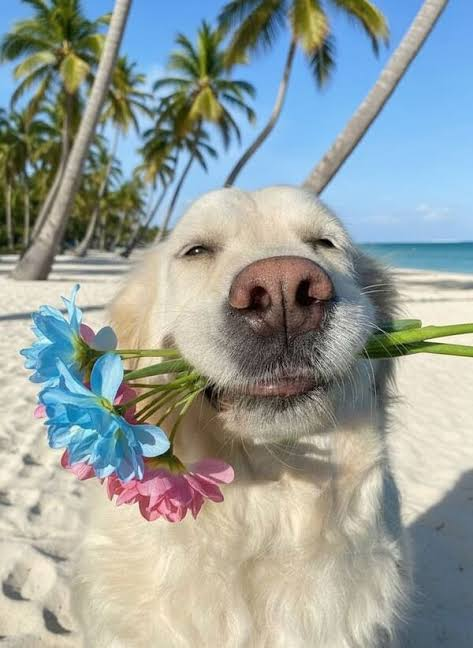
#> input picture week01/images/1.jpg, 473 x 648 px; its folder holds 5 pictures in this run
$ jupyter execute --allow-errors solution_1.ipynb   (shell and % lines are left out)
#> lines starting #> are read from the running program, lines starting #| are printed output that depends on the picture
#> `img = np.array(Image.open(path).convert ("L").resize((W, H)), dtype=fl..`:
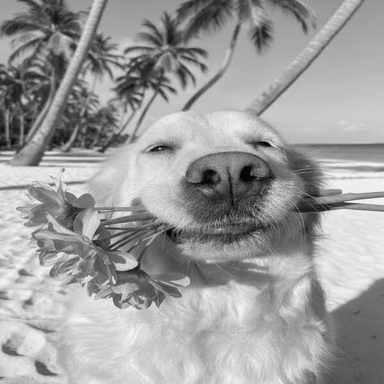
#> img: shape (384, 384) float64; min 1, max 251, mean 156.8
#> pass 2 of the loop `for i in range (1, N+1):`:
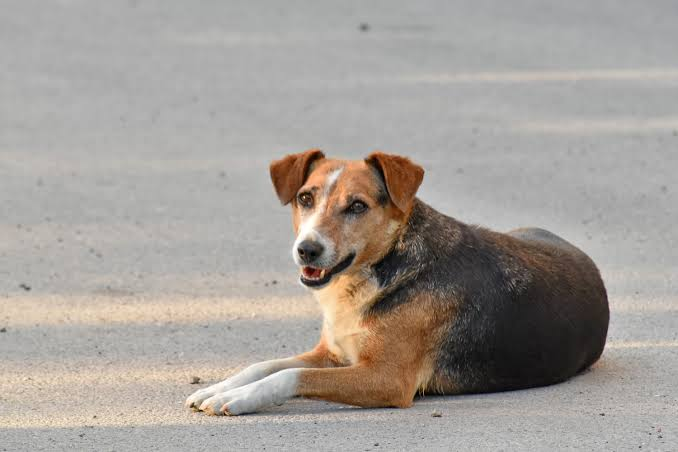
#> input picture week01/images/2.jpg, 678 x 452 px
#> `img = np.array(Image.open(path).convert ("L").resize((W, H)), dtype=fl..`:
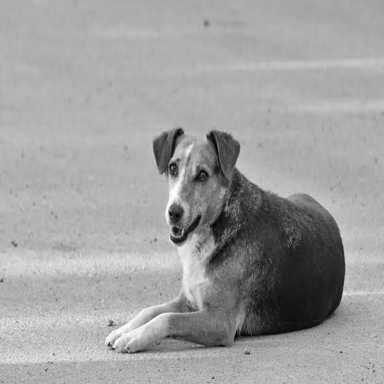
#> img: shape (384, 384) float64; min 0, max 255, mean 159.3
#> pass 3 of the loop `for i in range (1, N+1):`:
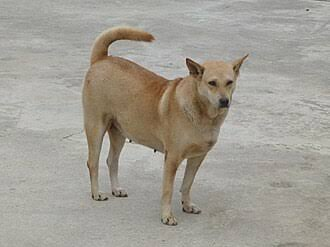
#> input picture week01/images/3.jpg, 330 x 247 px
#> `img = np.array(Image.open(path).convert ("L").resize((W, H)), dtype=fl..`:
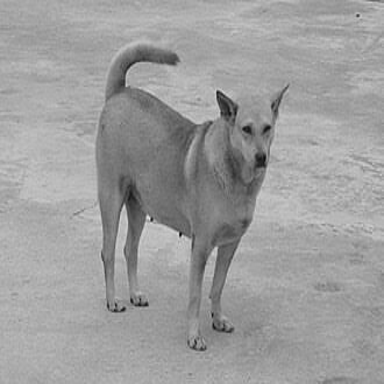
#> img: shape (384, 384) float64; min 1, max 239, mean 157.4
### **Use Image**

## Bài 1 - Biểu diễn dữ liệu thành ma trận & độ tương đồng

### 1.1 - Biến dữ liệu thành ma trận

[cell 1]
import numpy as np
from PIL import Image
from pathlib import Path

IMAGE_DIR = Path("images")
H, W = 384, 384
N = 8
images_list = []

#> (the rest of this cell did not finish here and is left out)

### 1.2 - Phép toán cơ bản

#> (a cell that did not finish here is left out)

### 1.3 - Cosine similarity

[cell 3]
def cosine_similarity (X, Y=None) :
    if Y is None:
        Y = X
    Xn = X / np.linalg.norm(X, axis=1, keepdims=True)
    Yn = Y / np.linalg. norm(Y, axis=1, keepdims=True)
    return Xn @ Yn. T   # ma tran tuong dong

#> (the rest of this cell did not finish here and is left out)

### 1.4 - Truy vấn top k

[cell 4]
def search(query, X, top_k=3):
    if len(query.shape) == 1:
        query = query.reshape(1, -1)

    scores_matrix = cosine_similarity(query, X)
    scores = scores_matrix[0]
    top_indices = np.argsort(scores)[::-1][:top_k]
    results = [(idx + 1, scores[idx]) for idx in top_indices]
    return results

#> (the rest of this cell did not finish here and is left out)

### 1.5 - Nhận xét

- Ảnh giống ảnh query nhất (không xét chính nó) là ảnh 3
- Ảnh khác ảnh query nhất là ảnh 7
- Kết quả hoàn toàn khớp trực giác nhưng vẫn có 1 số ảnh bị sai lệch do hiện tại đang xử lí ảnh dạng thô trên pixel space

## Bài 2 - Biến đổi tuyến tính & SVD

### 2.1 - Biến đổi tuyến tính

[cell 5]
import numpy as np
import matplotlib.pyplot as plt
from PIL import Image
from pathlib import Path

H, W = 384, 384
#> H = 384; W = 384
IMAGE_PATH = Path("images/1.jpg")
img_raw = np.array(Image.open(IMAGE_PATH).convert("L").resize((H, W)), dtype=float)

y_indices, x_indices = np.indices((H, W))
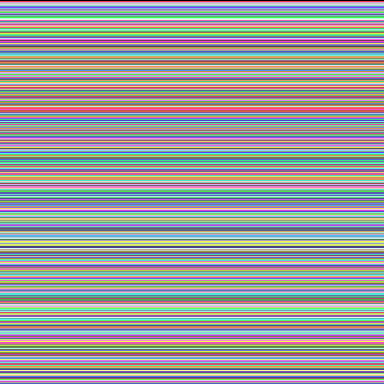
#> y_indices: shape (384, 384) int64; 384 distinct labels, from 0 to 383; one colour per label, 0 black
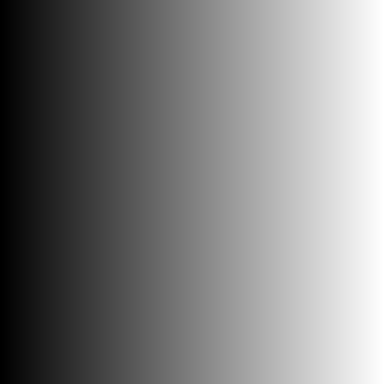
#> x_indices: shape (384, 384) int64; min 0, max 383, mean 191.5; drawn with min black and max white
pixel_positions = np.vstack([x_indices.flatten(), y_indices.flatten()])

cx, cy = W // 2, H // 2
#> cx = 192; cy = 192
centered = pixel_positions - np.array([[cx], [cy]])

theta = np.radians(45)
R = np.array([
    [np.cos(theta), -np.sin(theta)],
    [np.sin(theta),  np.cos(theta)]
])

rotated = (R @ centered) + np.array([[cx], [cy]])

#> (the rest of this cell did not finish here and is left out)

### 2.2 - Nén ảnh bằng SVD

[cell 6]
U, S, Vt = np.linalg.svd(img_raw, full_matrices=False)
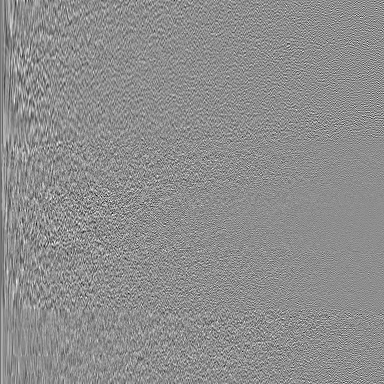
#> U: shape (384, 384) float64; min -0.298, max 0.237, mean -0.000153; drawn with min black and max white
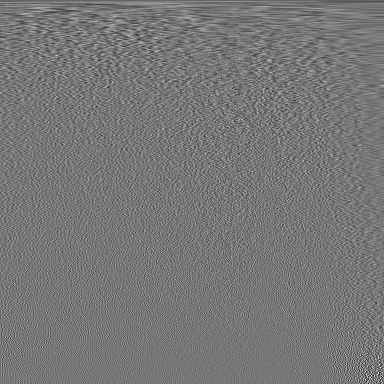
#> Vt: shape (384, 384) float64; min -0.334, max 0.379, mean -0.000132; drawn with min black and max white
#> S = 384 values, max 60658.6 at index 0, min 0.0203 at index 383, mean 467.2

def reconstruct (k) :
    return (U[:, :k] * S[:k]) @ Vt[:k, :]

k_list = [5, 20, 50]

plt.figure(figsize=(18, 5))

plt.subplot(1, 4, 1)
plt.imshow(img_raw, cmap='gray')
plt.title("Ảnh gốc ban đầu (Full)", fontsize=12, fontweight='bold')
plt.axis('off')

for index, k in enumerate(k_list):
    img_reconstructed = reconstruct(k)

    plt.subplot(1, 4, index + 2)
    plt.imshow(img_reconstructed, cmap='gray')
    plt.title(f"Tái tạo với k = {k}", fontsize=12, fontweight='bold')
    plt.axis('off')
#> this loop made 3 passes
#> pass 1, `img_reconstructed = reconstruct(k)`:
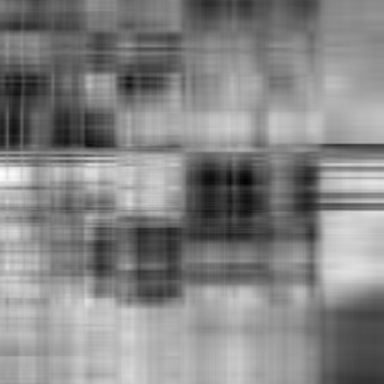
#> img_reconstructed: shape (384, 384) float64; min 24.39, max 278.1, mean 156.8; drawn with min black and max white
#> pass 2, `img_reconstructed = reconstruct(k)`:
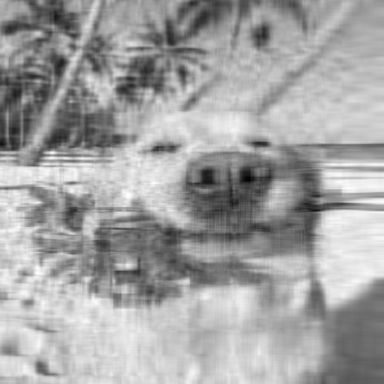
#> img_reconstructed: shape (384, 384) float64; min -14.47, max 253.2, mean 156.8; drawn with min black and max white

plt.tight_layout()
plt.show()

### 2.3 - Đánh giá

[cell 7]
H, W = img_raw.shape
original_elements = H * W
#> original_elements = 147456

k_list = [5, 20, 50]
errors = []
compression_rates = []

for k in k_list:
    img_reconstructed = reconstruct(k)
    error = np.linalg.norm(img_raw - img_reconstructed)
    errors.append(error)
    compressed_elements = k * (H + 1 + W)
    rate = original_elements / compressed_elements
    compression_rates.append(rate)

    print(f"Mức k = {k}:")
    print(f"  -> Sai số tái tạo: {error:.2f}")
    print(f"  -> Tỉ lệ nén: {rate:.2f}x (Tiết kiệm dữ liệu ~ {100/rate:.1f}%)\n")
#> this loop made 3 passes
#> error on passes 1 to 3: 10456.4, 5468.9, 2776.9
#|   -> Sai số tái tạo: 10456.45
#|   -> Sai số tái tạo: 5468.86
#|   -> Sai số tái tạo: 2776.90
#> after the loop, compression_rates = [38.35, 9.59, 3.84]; errors = [10456.4, 5468.9, 2776.9]

plt.figure(figsize=(7, 4.5))

plt.plot(k_list, errors, marker='o', color='red', linestyle='-', linewidth=2, markersize=8, label='Sai số')

for k, err in zip(k_list, errors):
    plt.text(k, err + 50, f"{err:.1f}", ha='center', fontsize=10, fontweight='bold', color='darkred')
#> this loop made 3 passes
#> (k, err) on passes 1 to 3: (5, 10456.4), (20, 5468.9), (50, 2776.9)

plt.title("ĐỒ THỊ BIỂU DIỄN SAI SỐ TÁI TẠO THEO K", fontsize=12, fontweight='bold')
plt.xlabel("Giá trị k", fontsize=11)
plt.ylabel("Sai số tái tạo", fontsize=11)
plt.xticks(k_list)
plt.grid(True, linestyle='--', alpha=0.5)
plt.legend()

plt.tight_layout()
plt.show()
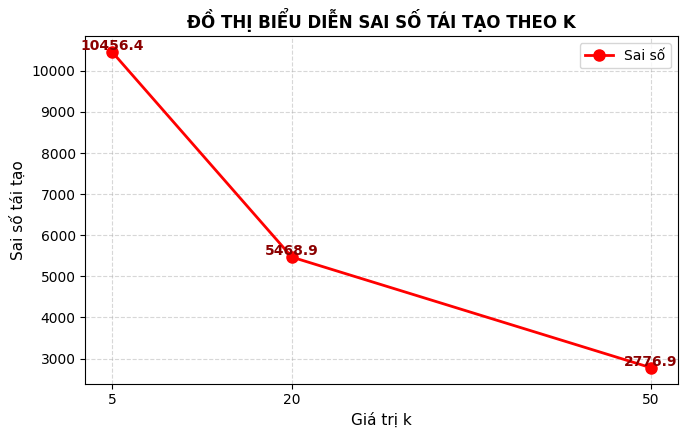
#> figure drawn by matplotlib, 1 panel

### 2.4 - Nhận xét

### 1. Với $k$ nhỏ tới mức nào thì ảnh vẫn chấp nhận được?

Dựa trên kết quả thực nghiệm trực quan ở Câu 2 và các thông số định lượng ở Câu 3, ta có đánh giá như sau:
* **Với $k = 5$:** Ảnh bị nhòe và mất gần như toàn bộ các chi tiết nhỏ. Ta chỉ nhìn thấy các mảng khối sáng tối đại thể của bức ảnh. Ở mức này, sai số tái tạo rất lớn và ảnh **không thể chấp nhận được** cho các tác vụ thông thường.
* **Với $k = 20$:** Bức ảnh đã bắt đầu khôi phục lại hình dáng vật thể rõ ràng, mắt người hoàn toàn có thể nhận diện được nội dung bức ảnh chụp gì. Tuy nhiên, trên ảnh vẫn còn xuất hiện các vệt sọc nhiễu mờ đặc trưng của thuật toán SVD.
* **Với $k = 50$:** Bức ảnh tái tạo đạt độ sắc nét rất cao, các chi tiết nhỏ được khôi phục gần như hoàn chỉnh. Nếu nhìn bằng mắt thường, ảnh $k = 50$ hầu như không có sự khác biệt đáng kể so với ảnh gốc ban đầu, mặc dù đồ thị cho thấy ta đã bỏ đi phần lớn các giá trị kỳ dị nhỏ phía sau.

---

### 2. Liên hệ với giảm chiều dữ liệu và nén dữ liệu trong AI (Ngành ML & IoT)

* **Bản chất nén dữ liệu:** Một bức ảnh thô kích thước $384 \times 384$ chứa rất nhiều vùng pixel là thông tin dư thừa. Phân rã SVD giúp lọc bỏ sự dư thừa đó bằng cách tập trung mật độ năng lượng vào các giá trị kỳ dị đầu tiên. Ví dụ ở $k = 50$, hệ thống chỉ cần lưu một lượng dữ liệu nhỏ hơn ảnh gốc nhiều lần nhưng vẫn giữ được bộ khung thông tin cốt lõi.
* **Mối liên hệ với giảm chiều dữ liệu trong AI:** * Phân rã toán học SVD chính là nền tảng trực tiếp của thuật toán **PCA**.
  * Trong AI, dữ liệu đầu vào thường có số chiều rất lớn (chẳng hạn vector phẳng của ảnh). Việc giảm chiều từ không gian pixel thô khổng lồ xuống một không gian vector nhỏ hơn giúp mô hình AI loại bỏ được nhiễu, tăng tốc độ tính toán khi huấn luyện và ngăn chặn hiện tượng Overfitting.
  * Ý tưởng này cũng tương tự cách các mô hình Deep Learning hiện đại (như Autoencoders hoặc CNN) cố gắng nén bức ảnh qua các tầng mạng để trích xuất ra một Feature Embedding đại diện cho nội dung ảnh thay vì xử lý dữ liệu thô.

### 2.5 - Bonus

[cell 8]
values_squared = S ** 2
#> values_squared = 384 values, max 3.68e+09 at index 0, min 0.000412 at index 383, mean 10479623.8
cumulative_energy = np.cumsum(values_squared)
#> cumulative_energy = 384 values from 3.68e+09 to 4.02e+09

total_energy = np.sum(values_squared)
#> total_energy = 4.02e+09
energy_ratio = (cumulative_energy / total_energy) * 100
#> energy_ratio = 384 values from 91.43 to 100

k_90 = np.where(energy_ratio >= 90)[0][0] + 1
#> k_90 = 1
energy_at_k90 = energy_ratio[k_90 - 1]
#> energy_at_k90 = 91.43

print("--- KẾT QUẢ PHÂN TÍCH NĂNG LƯỢNG ---")
print(f"Để giữ lại ít nhất 90% thông tin của bức ảnh:")
print(f"-> Chọn giá trị k tối ưu = {k_90}")
#| -> Chọn giá trị k tối ưu = 1
print(f"-> Năng lượng tích lũy thực tế đạt: {energy_at_k90:.2f}%\n")
#| -> Năng lượng tích lũy thực tế đạt: 91.43%

plt.figure(figsize=(8, 5))

plt.plot(range(1, len(S) + 1), energy_ratio, color='blue', linewidth=2, label='Năng lượng tích lũy (%)')
plt.plot(k_90, energy_at_k90, marker='o', markersize=10, color='red', label=f'k = {k_90} (Đạt {energy_at_k90:.1f}%)')

plt.axvline(x=k_90, color='red', linestyle='--', alpha=0.6)
plt.axhline(y=90, color='green', linestyle='--', alpha=0.6, label='Vạch ranh giới 90%')

plt.title("ĐỒ THỊ NĂNG LƯỢNG TÍCH LŨY CỦA CÁC GIÁ TRỊ KỲ DỊ", fontsize=12, fontweight='bold')
plt.xlabel("Số lượng giá trị kỳ dị k", fontsize=11)
plt.ylabel("Phần trăm năng lượng tích lũy (%)", fontsize=11)
plt.xlim(0, len(S))
plt.ylim(0, 105)
plt.grid(True, linestyle='--', alpha=0.5)
plt.legend(loc='lower right')

plt.tight_layout()
plt.show()
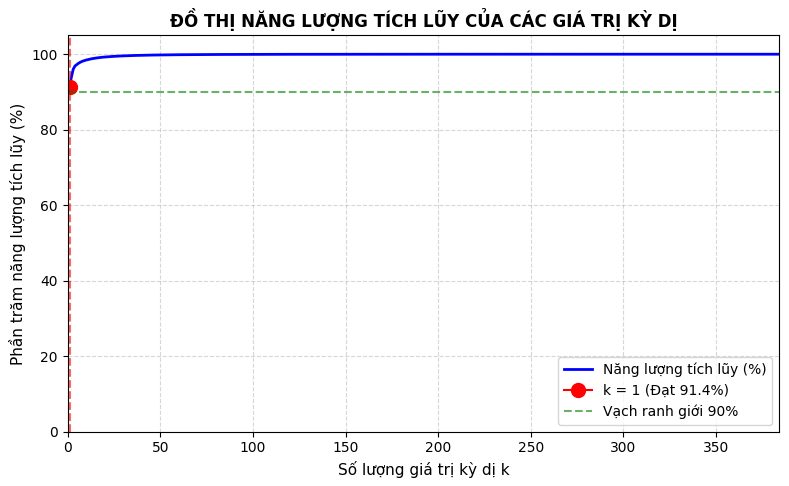
#> figure drawn by matplotlib, 1 panel; curve peaks at x = 384, y = 100
